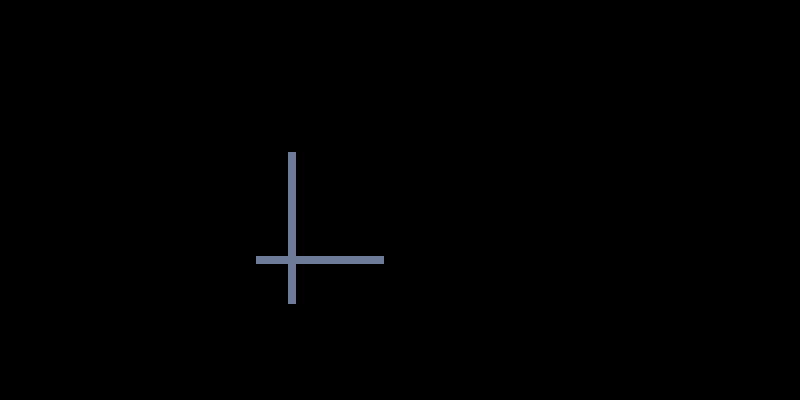

Below is a game level as drawn by its tile map, then a one-line description and the .tmx that defines it (tile-layer data replaced by summaries):
An orthogonal 100x50 tile map with 8x8 px tiles, 1 tile layer (ground).

<map version="1.4" tiledversion="1.4.2" orientation="orthogonal" renderorder="right-down" width="100" height="50" tilewidth="8" tileheight="8" infinite="0" nextlayerid="2" nextobjectid="1">
 <tileset firstgid="1" source="tset1.tsx" />
 <layer id="1" name="ground" width="100" height="50">
  <data>[5000 cells, 34 non-empty, 1 distinct tile ids]</data>
 </layer>
</map>
